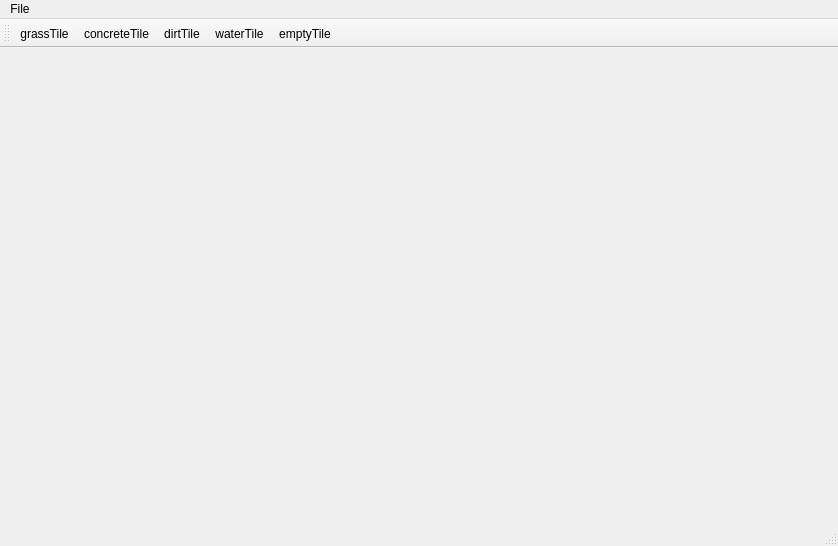
<?xml version="1.0" encoding="UTF-8"?>
<ui version="4.0">
 <class>MainWindow</class>
 <widget class="QMainWindow" name="MainWindow">
  <property name="enabled">
   <bool>true</bool>
  </property>
  <property name="geometry">
   <rect>
    <x>0</x>
    <y>0</y>
    <width>838</width>
    <height>546</height>
   </rect>
  </property>
  <property name="windowTitle">
   <string>MainWindow</string>
  </property>
  <widget class="QWidget" name="centralWidget">
   <property name="enabled">
    <bool>true</bool>
   </property>
  </widget>
  <widget class="QMenuBar" name="menuBar">
   <property name="geometry">
    <rect>
     <x>0</x>
     <y>0</y>
     <width>838</width>
     <height>21</height>
    </rect>
   </property>
   <widget class="QMenu" name="menuFile">
    <property name="title">
     <string>File</string>
    </property>
    <addaction name="actionNew"/>
    <addaction name="actionOpen"/>
    <addaction name="separator"/>
    <addaction name="actionSave"/>
    <addaction name="actionSave_As"/>
   </widget>
   <addaction name="menuFile"/>
  </widget>
  <widget class="QToolBar" name="mainToolBar">
   <attribute name="toolBarArea">
    <enum>TopToolBarArea</enum>
   </attribute>
   <attribute name="toolBarBreak">
    <bool>false</bool>
   </attribute>
   <addaction name="actionGrassTile"/>
   <addaction name="actionConcreteTile"/>
   <addaction name="actionDirtTile"/>
   <addaction name="actionWaterTile"/>
   <addaction name="actionEmptyTile"/>
  </widget>
  <widget class="QStatusBar" name="statusBar"/>
  <action name="actionNew">
   <property name="text">
    <string>New</string>
   </property>
  </action>
  <action name="actionOpen">
   <property name="text">
    <string>Open</string>
   </property>
  </action>
  <action name="actionSave">
   <property name="text">
    <string>Save</string>
   </property>
  </action>
  <action name="actionSave_As">
   <property name="text">
    <string>Save As</string>
   </property>
  </action>
  <action name="actionGrassTile">
   <property name="checkable">
    <bool>false</bool>
   </property>
   <property name="icon">
    <iconset resource="tileimages.qrc">
     <normaloff>:/images/grassTile.png</normaloff>:/images/grassTile.png</iconset>
   </property>
   <property name="text">
    <string>grassTile</string>
   </property>
  </action>
  <action name="actionConcreteTile">
   <property name="checkable">
    <bool>false</bool>
   </property>
   <property name="icon">
    <iconset resource="tileimages.qrc">
     <normaloff>:/images/concreteTile.png</normaloff>:/images/concreteTile.png</iconset>
   </property>
   <property name="text">
    <string>concreteTile</string>
   </property>
  </action>
  <action name="actionDirtTile">
   <property name="checkable">
    <bool>false</bool>
   </property>
   <property name="icon">
    <iconset resource="tileimages.qrc">
     <normaloff>:/images/dirtTile.png</normaloff>:/images/dirtTile.png</iconset>
   </property>
   <property name="text">
    <string>dirtTile</string>
   </property>
  </action>
  <action name="actionWaterTile">
   <property name="checkable">
    <bool>false</bool>
   </property>
   <property name="icon">
    <iconset resource="tileimages.qrc">
     <normaloff>:/images/waterTile.png</normaloff>:/images/waterTile.png</iconset>
   </property>
   <property name="text">
    <string>waterTile</string>
   </property>
  </action>
  <action name="actionEmptyTile">
   <property name="checkable">
    <bool>false</bool>
   </property>
   <property name="icon">
    <iconset resource="tileimages.qrc">
     <normaloff>:/images/emptyTile.png</normaloff>:/images/emptyTile.png</iconset>
   </property>
   <property name="text">
    <string>emptyTile</string>
   </property>
  </action>
 </widget>
 <layoutdefault spacing="6" margin="11"/>
 <resources>
  <include location="tileimages.qrc"/>
 </resources>
 <connections/>
</ui>
